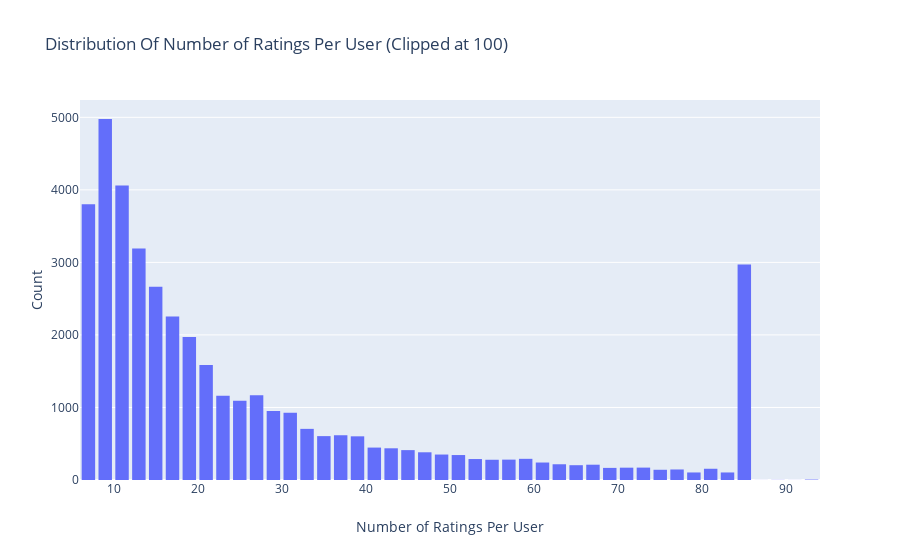

The notebook cell saved with this chart:
### Code cell
data = train.groupby('user_id')['Rating'].count().clip(upper=100)

# Create trace
trace = go.Histogram(x = data.values,
                     name = 'Ratings',
                     xbins = dict(start = 0,
                                  end = 100,
                                  size = 2))
# Create layout
layout = go.Layout(title = 'Distribution Of Number of Ratings Per User (Clipped at 100)',
                   xaxis = dict(title = 'Number of Ratings Per User'),
                   yaxis = dict(title = 'Count'),
                   bargap = 0.2)

# Create plot
fig = go.Figure(data=[trace], layout=layout)
iplot(fig)

### Figure 1 — Plotly figure (JSON) as saved in the notebook; plotly's stock layout.template omitted (floating-point values rounded to 4 significant figures; data arrays with more than 128 entries replaced by an {"elided": "..."} marker saying what was removed)
{"data": [{"name": "Ratings", "type": "histogram", "x": {"elided": "40863 int values"}, "xbins": {"end": 100, "size": 2, "start": 0}}], "layout": {"bargap": 0.2, "title": {"text": "Distribution Of Number of Ratings Per User (Clipped at 100)"}, "xaxis": {"title": {"text": "Number of Ratings Per User"}}, "yaxis": {"title": {"text": "Count"}}}}
